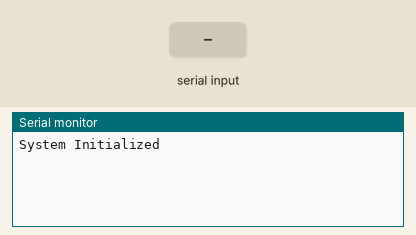
This sketch was run on a simulated Arduino Uno, built with avr-gcc and run on an emulated ATmega328P. On the bench: the last lines printed to the serial monitor. The test bench sets the inputs (shaded band).

Above: at 1.2 s.
1.3 s: "1\n" received over Serial
At 2.5 s:
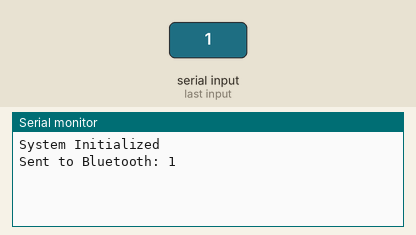
2.8 s: "1\n" received over the second serial link
At 3.8 s:
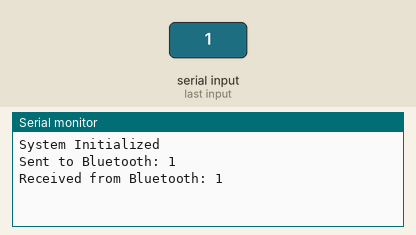
4.3 s: "0\n" received over Serial
At 5.1 s:
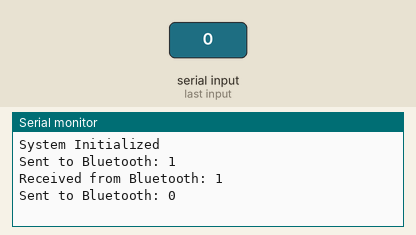
5.8 s: "0\n" received over the second serial link
At 6.3 s:
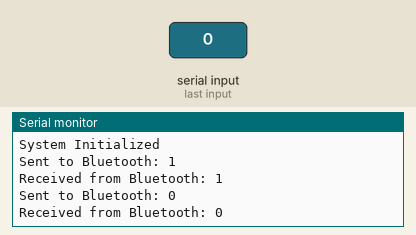

Measured:
- after the input at 1.3 s, the serial monitor: prints a new line at once (image 1)
- after the input at 2.8 s, the serial monitor: prints a new line at once (image 2)
- after the input at 4.3 s, the serial monitor: prints a new line at once (image 3)
- after the input at 5.8 s, the serial monitor: prints a new line at once (image 4)

The sketch:

reciever.ino
```cpp
#include <SoftwareSerial.h>

// Create a software serial object for Bluetooth communication
SoftwareSerial BTSerial(11, 12); // RX, TX (Connect to HC-05 TX, RX pins)

void setup() {
  // Initialize hardware serial for debugging
  Serial.begin(9600);

  // Initialize software serial for Bluetooth communication
  BTSerial.begin(9600);

  // Inform that the system is ready
  Serial.println("System Initialized");
  BTSerial.println("Bluetooth transmitter Ready");
}

void loop() {
  // Check if data is available on the Serial monitor
  if (Serial.available()) {
    // Read the input from Serial
    String input = Serial.readStringUntil('\n'); // Read until newline character

    // Send the input data to the Bluetooth device
    BTSerial.println(input);

    // Print confirmation to the Serial monitor
    Serial.println("Sent to Bluetooth: " + input);
  }

  // Check if data is available from Bluetooth
  if (BTSerial.available()) {
    // Read the input from Bluetooth
    String btInput = BTSerial.readStringUntil('\n'); // Read until newline character

    // Print the received data to the Serial monitor
    Serial.println("Received from Bluetooth: " + btInput);
  }

  // Add a small delay to avoid flooding the serial communication
  delay(100);
}
```
